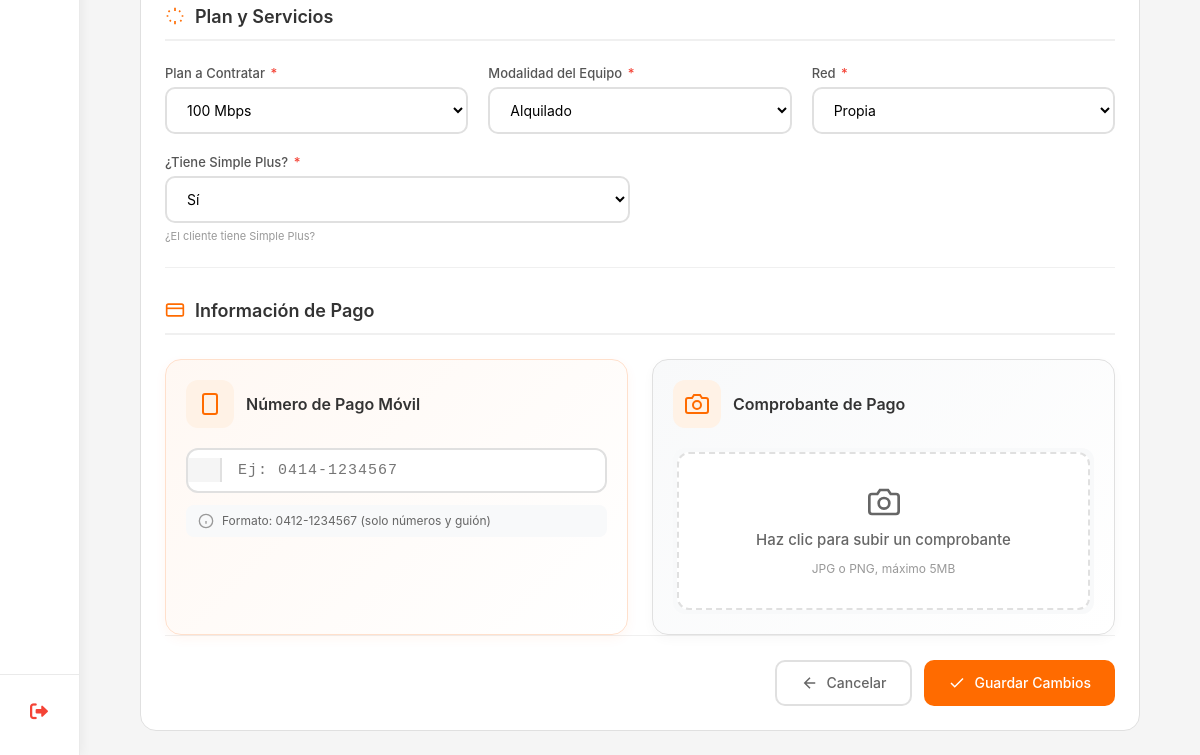
/contrato/17/editar/ (signed in, lower part), run on an earlier commit of the app's database.
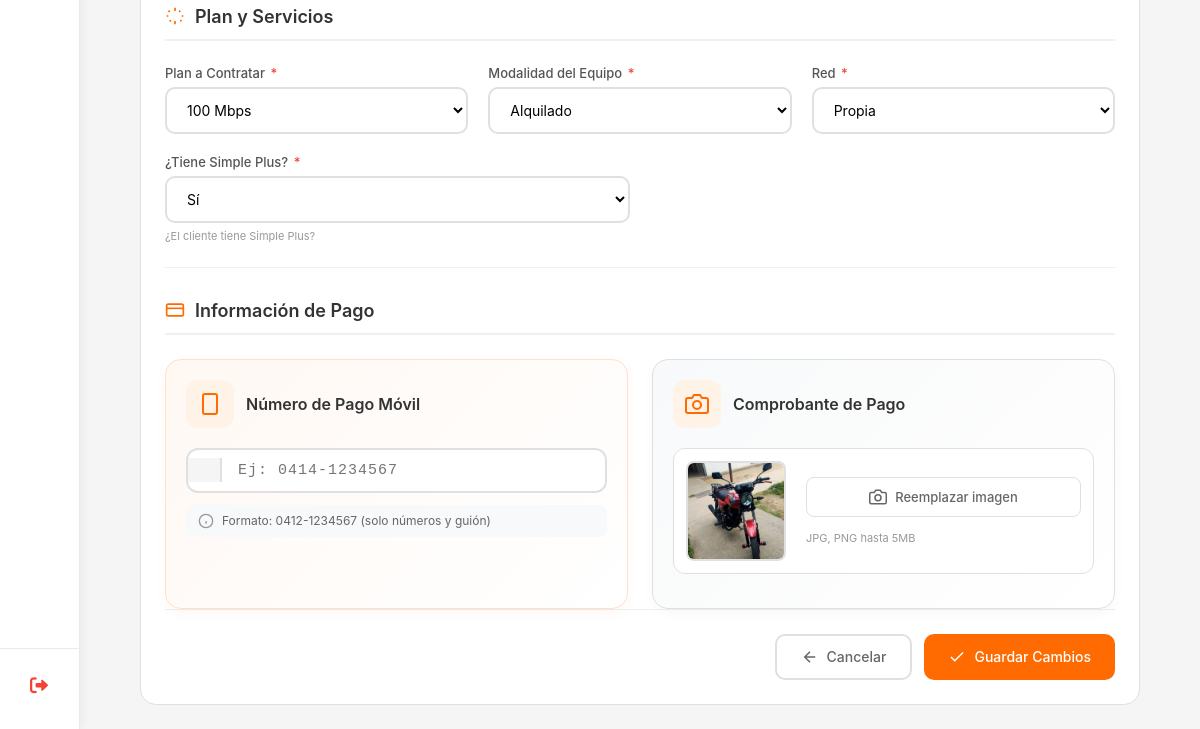
And on a later commit of the database.
### myapp/models.py (models this page shows, shortened)
class ContratoCliente(models.Model):
    class SimplePlusChoices(models.TextChoices):
        SI = 'SI', 'Sí'
        NO = 'NO', 'No'
    class EstadoContrato(models.TextChoices):
        EN_PROCESO = 'EN_PROCESO', 'En Proceso'
        COMPLETADO = 'COMPLETADO', 'Completado'
        NO_COMPLETADO = 'NO_COMPLETADO', 'No Completado'
    cliente_potencial = models.ForeignKey('ClientePotencial',on_delete=models.CASCADE,related_name='contratos',verbose_name="Cliente Potencial")
    otro_telefono = models.CharField(max_length=20,verbose_name="Otro Teléfono",blank=True,null=True,help_text="Teléfono adicional de contacto")
    correo_electronico = models.EmailField(verbose_name="Correo Electrónico",max_length=254,unique=True)
    direccion_detallada = models.TextField(max_length=500,verbose_name="Dirección Detallada",help_text="Calle, avenida, urbanización, casa/edificio, piso, apartamento")
    fecha_nacimiento = models.DateField(verbose_name="Fecha de Nacimiento")
    plan_contratado = models.ForeignKey(Plan,on_delete=models.PROTECT,related_name='contratos',verbose_name="Plan a Contratar")
    simple_plus = models.CharField(max_length=2,choices=SimplePlusChoices.choices,default=SimplePlusChoices.NO,verbose_name="Simple Plus",help_text="¿El cliente tiene Simple Plus?")
    modalidad_equipo = models.ForeignKey(ModalidadEquipo,on_delete=models.PROTECT,related_name='contratos',verbose_name="Modalidad del Equipo")
    punto_referencia = models.CharField(max_length=255,verbose_name="Punto de Referencia",help_text="Referencia para encontrar la ubicación")
    tipo_vivienda = models.ForeignKey(TipoVivienda,on_delete=models.PROTECT,related_name='contratos',verbose_name="Tipo de Vivienda")
    numero_casa = models.CharField(max_length=50,verbose_name="Número de Casa/Edificio",help_text="Número de la casa, edificio, apartamento")
    numero_pago_movil = models.CharField(blank=True, null=True,max_length=20,verbose_name="Número de Pago Móvil",help_text="Número de teléfono donde se realizó el pago")
    foto_pago = models.ImageField(blank=True, null=True,upload_to='pagos/',verbose_name="Foto del Pago",help_text="Captura de pantalla o foto del comprobante de pago")
    red = models.ForeignKey(Red,on_delete=models.PROTECT,related_name='contratos',verbose_name="Red")
    ods = models.CharField(max_length=50,verbose_name="ODS",blank=True,null=True,help_text="Orden de Servicio (solo administrador)")
    customer_id = models.CharField(max_length=50,verbose_name="Customer ID",blank=True,null=True,help_text="ID del cliente en el sistema (solo administrador)")
    atr = models.CharField(default="*VTC Conexiones",max_length=50,verbose_name="ATR",blank=True,null=True,help_text="ATR")
    estado = models.CharField(max_length=15,choices=EstadoContrato.choices,default=EstadoContrato.EN_PROCESO,verbose_name="Estado del Contrato")
    creado_por = models.ForeignKey(User,on_delete=models.SET_NULL,null=True,blank=True,related_name='contratos_creados',verbose_name="Creado por")
    fecha_creacion = models.DateTimeField(auto_now_add=True,verbose_name="Fecha de creación")
    fecha_actualizacion = models.DateTimeField(auto_now=True,verbose_name="Última actualización")
    class Meta:
        verbose_name = "Contrato de Cliente"
        verbose_name_plural = "Contratos de Clientes"
        ordering = ['-fecha_creacion']
        indexes = [
            models.Index(fields=['estado']),
            models.Index(fields=['fecha_creacion']),
            models.Index(fields=['correo_electronico']),
        ]

### myapp/views_admin.py (the view)
# urls.py: path('contrato/<int:contrato_id>/editar/', editar_contrato, name='editar_contrato'),
@login_required
def editar_contrato(request, contrato_id):
    if not (request.user.is_superuser or request.user.groups.filter(name='Administrador').exists()):
        messages.error(request, '⛔ Acceso denegado. Solo administradores.')
        return redirect('gestionar_contratos')
    contrato = get_object_or_404(
        ContratoCliente.objects.select_related('cliente_potencial'),
        id=contrato_id
    )
    if request.method == 'POST':
        form = ContratoClienteForm(request.POST, request.FILES, instance=contrato)
        if form.is_valid():
            form.save()
            messages.success(request, '✅ Contrato actualizado exitosamente.')
            return redirect('gestionar_contratos')
        else:
            for field, errors in form.errors.items():
                for error in errors:
                    messages.error(request, f'Error en {field}: {error}')
    else:
        form = ContratoClienteForm(instance=contrato)
    if 'correo_electronico' in form.fields:
        form.fields['correo_electronico'].disabled = True
        form.fields['correo_electronico'].help_text = "El correo no se puede modificar"
    if 'foto_pago' in form.fields:
        form.fields['foto_pago'].required = False
        form.fields['foto_pago'].help_text = "Selecciona una nueva imagen para reemplazar la actual (opcional)"
    planes = Plan.objects.filter(activo=True)
    modalidades = ModalidadEquipo.objects.filter(activo=True)
    viviendas = TipoVivienda.objects.filter(activo=True)
    redes = Red.objects.filter(activo=True)
    context = {
        'form': form,
        'contrato': contrato,
        'planes': planes,
        'modalidades': modalidades,
        'viviendas': viviendas,
        'redes': redes,
        'titulo': 'Editar Contrato',
        'subtitulo': f'Modificando contrato de {contrato.cliente_potencial.nombre_completo}',
    }
    return render(request, 'Admin/editar_contrato.html', context)

### myapp/models.py (called while the page is built)
    @property
    def nombre_completo(self):
        return f"{self.nombre} {self.apellido}".strip()

    def __str__(self):
        return self.nombre

    def __str__(self):
        return self.nombre

    def __str__(self):
        return self.nombre

    def __str__(self):
        return self.nombre

### myapp/templates/Admin/editar_contrato.html (shortened to what the changed rows need)
{% extends 'Inicio_De_Sesion/base.html' %}
{% load static %}
{% block content %}
<div class="form-container">
    <div class="form-card">
        <form method="post" class="edit-form" enctype="multipart/form-data">
            <div class="form-grid">
                <div class="form-section full-width">
                    <div class="grid-3">
                        <div class="form-group">
                            <label for="{{ form.plan_contratado.id_for_label }}">
                                {{ form.plan_contratado.label }} <span class="required">*</span>
                            </label>
                            {{ form.plan_contratado }}
                        </div>
                        <div class="form-group">
                            <label for="{{ form.modalidad_equipo.id_for_label }}">
                                {{ form.modalidad_equipo.label }} <span class="required">*</span>
                            </label>
                            {{ form.modalidad_equipo }}
                        </div>
                        <div class="form-group">
                            <label for="{{ form.red.id_for_label }}">
                                {{ form.red.label }} <span class="required">*</span>
                            </label>
                            {{ form.red }}
                        </div>
                    </div>
                    <div class="grid-2" style="margin-top: 20px;">
                        <div class="form-group">
                            <label for="{{ form.simple_plus.id_for_label }}">
                                {{ form.simple_plus.label }} <span class="required">*</span>
                            </label>
                            {{ form.simple_plus }}
                            <small class="help-text">{{ form.simple_plus.help_text }}</small>
                        </div>
                    </div>
                </div>
                <div class="form-section full-width">
                    <div class="pago-grid">
                        <div class="pago-movil-card">
                            <div class="pago-movil-input-group">
                                <div class="pago-movil-field">
                                    {{ form.numero_pago_movil }}
                                </div>
                            </div>
                        </div>
                        <div class="foto-pago-card">
                            <div class="foto-pago-content">
                                {% if contrato.foto_pago %}
                                <div class="foto-pago-container">
                                    <div class="foto-pago-preview" onclick="verFotoCompleta('{{ contrato.foto_pago.url }}')">
                                        <img src="{{ contrato.foto_pago.url }}" alt="Comprobante actual" class="preview-image">
                                    </div>
                                    <div class="foto-pago-actions">
                                        <div class="file-input-modern">
                                            <label for="{{ form.foto_pago.id_for_label }}" class="btn-file">
                                                <svg width="18" height="18" viewBox="0 0 24 24" fill="none" stroke="currentColor" stroke-width="2">
                                                    <path d="M23 19a2 2 0 0 1-2 2H3a2 2 0 0 1-2-2V8a2 2 0 0 1 2-2h4l2-3h6l2 3h4a2 2 0 0 1 2 2z"/>
                                                    <circle cx="12" cy="13" r="4"/>
                                                </svg>
                                                Reemplazar imagen
                                            </label>
                                        </div>
                                        <p class="help-text">JPG, PNG hasta 5MB</p>
                                    </div>
                                </div>
                                {% else %}
                                <div class="foto-pago-upload-area">
                                    <div class="file-input-modern centered">
                                        <label for="{{ form.foto_pago.id_for_label }}" class="btn-file-large">
                                            <svg width="32" height="32" viewBox="0 0 24 24" fill="none" stroke="currentColor" stroke-width="2">
                                                <path d="M23 19a2 2 0 0 1-2 2H3a2 2 0 0 1-2-2V8a2 2 0 0 1 2-2h4l2-3h6l2 3h4a2 2 0 0 1 2 2z"/>
                                                <circle cx="12" cy="13" r="4"/>
                                            </svg>
                                            <span>Haz clic para subir un comprobante</span>
                                            <small>JPG o PNG, máximo 5MB</small>
                                        </label>
                                    </div>
                                </div>
                                {% endif %}
                            </div>
                        </div>
                    </div>
                </div>
            </div>
        </form>
    </div>
</div>
{% endblock %}

What changed in the data, as far as the page shows it:
changed ContratoCliente "100 Mbps": foto_pago: picture added
Also different on the page:
text no longer shown: "Haz clic para subir un comprobante JPG o PNG, máximo 5MB"
text now shown: "Reemplazar imagen JPG, PNG hasta 5MB"
